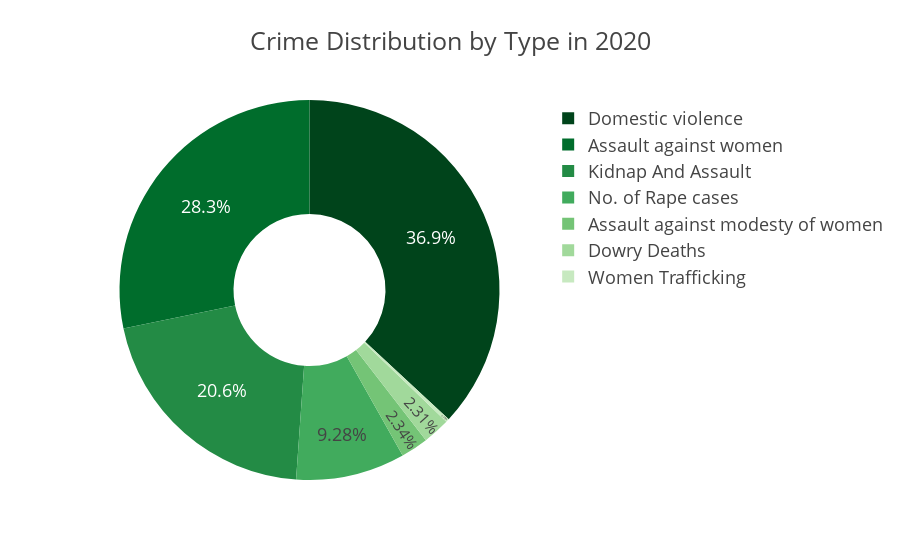

The notebook cell this image was saved under:
### Markdown cell above
### Crime  Type Distribution in 2020

### Code cell
fig = px.pie(
    crime_2020,
    names='Crime Type',
    values='Value',
    title=f'Crime Distribution by Type in {year}',
    hole=0.4,
    template='presentation',
    color_discrete_sequence=px.colors.sequential.Greens_r
)

fig.update_traces(
    textinfo='percent',      
    textposition='inside',    
    hoverinfo='label+percent' 
)

fig.update_layout(
    paper_bgcolor="rgba(9,0,8,0)",
    plot_bgcolor="rgba(0,0,0,0)"
)

fig.write_image(os.path.join(results_dir, 'pie_chart.jpg'))
fig.write_image(os.path.join(results_dir, 'pie_chart.png'))
fig.write_html(os.path.join(results_dir, 'pie_chart.html'))
fig.show()

### Figure 1 — Plotly figure (JSON) as saved in the notebook; plotly's stock layout.template omitted (floating-point values rounded to 4 significant figures)
{"data": [{"domain": {"x": [0, 1], "y": [0, 1]}, "hole": 0.4, "hoverinfo": "label+percent", "hovertemplate": "Crime Type=%{label}<br>Value=%{value}<extra></extra>", "labels": ["Assault against modesty of women", "Assault against women", "Domestic violence", "Dowry Deaths", "Kidnap And Assault", "No. of Rape cases", "Women Trafficking"], "legendgroup": "", "name": "", "showlegend": true, "textinfo": "percent", "textposition": "inside", "type": "pie", "values": [7065, 85392, 111549, 6966, 62300, 28046, 868]}], "layout": {"autosize": true, "legend": {"tracegroupgap": 0}, "paper_bgcolor": "rgba(9,0,8,0)", "piecolorway": ["rgb(0,68,27)", "rgb(0,109,44)", "rgb(35,139,69)", "rgb(65,171,93)", "rgb(116,196,118)", "rgb(161,217,155)", "rgb(199,233,192)", "rgb(229,245,224)", "rgb(247,252,245)"], "plot_bgcolor": "rgba(0, 0, 0, 0)", "title": {"text": "Crime Distribution by Type in 2020"}}}
